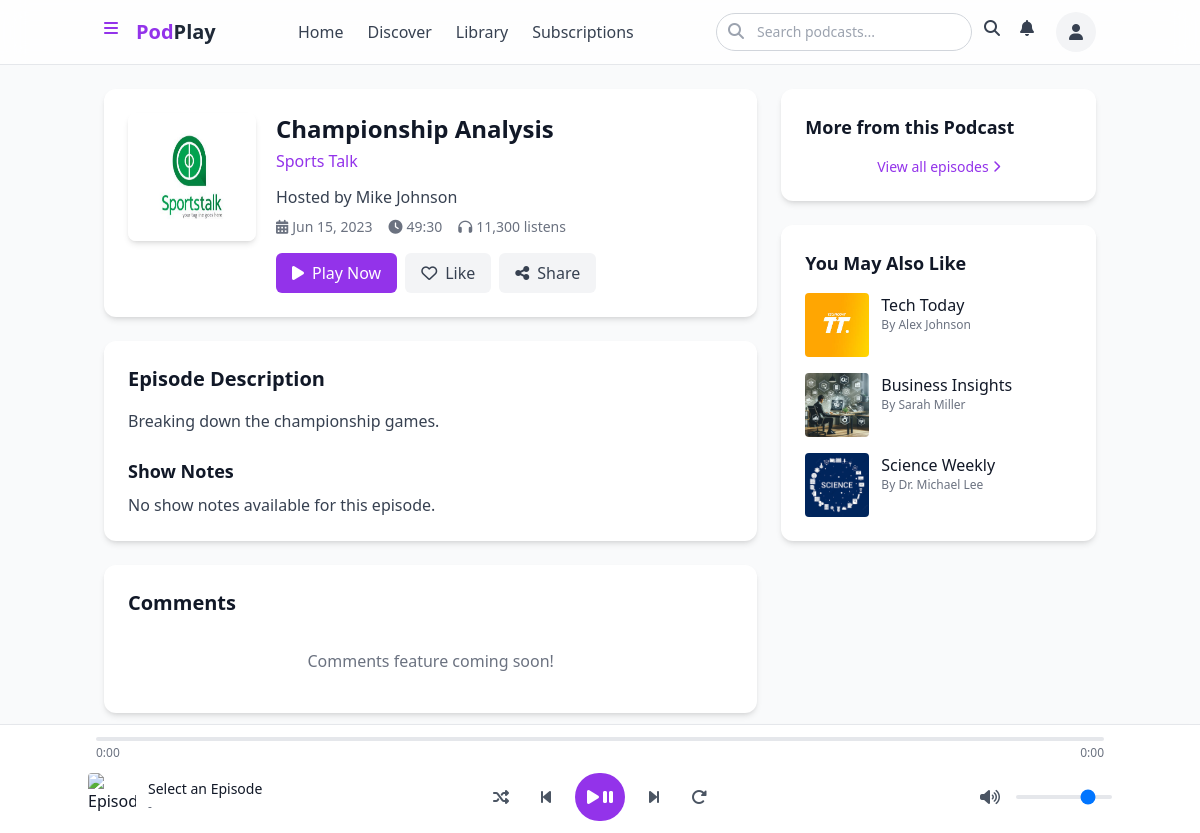
The page /index.php?page=listen&id=12 (signed in) on the database its author committed.
### tables this page shows
CREATE TABLE IF NOT EXISTS episodes (
    id INT AUTO_INCREMENT PRIMARY KEY,
    podcast_id INT NOT NULL,
    title VARCHAR(100) NOT NULL,
    description TEXT NOT NULL,
    audio_file VARCHAR(100) NOT NULL,
    duration VARCHAR(10) NOT NULL,
    release_date DATE NOT NULL,
    listens INT DEFAULT 0,
    show_notes TEXT,
    created_at DATETIME DEFAULT CURRENT_TIMESTAMP,
    updated_at DATETIME DEFAULT CURRENT_TIMESTAMP ON UPDATE CURRENT_TIMESTAMP,
    FOREIGN KEY (podcast_id) REFERENCES podcasts(id) ON DELETE CASCADE
);

CREATE TABLE IF NOT EXISTS podcasts (
    id INT AUTO_INCREMENT PRIMARY KEY,
    title VARCHAR(100) NOT NULL,
    description TEXT NOT NULL,
    host VARCHAR(100) NOT NULL,
    cover_image VARCHAR(100) NOT NULL,
    category VARCHAR(50) NOT NULL,
    is_featured BOOLEAN DEFAULT 0,
    rating DECIMAL(3,1) DEFAULT 0.0,
    listens INT DEFAULT 0,
    episode_count INT DEFAULT 0,
    created_at DATETIME DEFAULT CURRENT_TIMESTAMP,
    updated_at DATETIME DEFAULT CURRENT_TIMESTAMP ON UPDATE CURRENT_TIMESTAMP
);

### functions.php (called while the page is built, shortened)
<?php
function getTrendingPodcasts($limit = 4) {
    global $conn;
    $query = "SELECT * FROM podcasts ORDER BY listens DESC LIMIT ?";
    $stmt = mysqli_prepare($conn, $query);
    mysqli_stmt_bind_param($stmt, "i", $limit);
    mysqli_stmt_execute($stmt);
    $result = mysqli_stmt_get_result($stmt);
    $podcasts = [];
    while($row = mysqli_fetch_assoc($result)) {
        $podcasts[] = $row;
    }
    return $podcasts;
}
function isEpisodeLiked($user_id, $episode_id) {
    global $conn;
    $query = "SELECT * FROM likes WHERE user_id = ? AND episode_id = ?";
    $stmt = mysqli_prepare($conn, $query);
    mysqli_stmt_bind_param($stmt, "ii", $user_id, $episode_id);
    mysqli_stmt_execute($stmt);
    $result = mysqli_stmt_get_result($stmt);
    return mysqli_num_rows($result) > 0;
}
function getEpisodeById($id) {
    global $conn;
    $query = "SELECT e.*, p.title as podcast_title, p.host, p.cover_image
              FROM episodes e
              JOIN podcasts p ON e.podcast_id = p.id
              WHERE e.id = ?";
    $stmt = mysqli_prepare($conn, $query);
    mysqli_stmt_bind_param($stmt, "i", $id);
    mysqli_stmt_execute($stmt);
    $result = mysqli_stmt_get_result($stmt);
    if(mysqli_num_rows($result) > 0) {
        return mysqli_fetch_assoc($result);
    }
    return null;
}
?>

### listen.php (the view, shortened to what this page needs)
<?php
$episode_id = $_GET['id'];
$episode = getEpisodeById($episode_id);
$isLiked = false;
if(isset($_SESSION['user_id'])) {
    $isLiked = isEpisodeLiked($_SESSION['user_id'], $episode_id);
}
?>
<div class="grid grid-cols-1 md:grid-cols-3 gap-6">
    <div class="md:col-span-2">
        <div class="bg-white rounded-xl shadow-md overflow-hidden mb-6">
            <div class="p-6">
                <div class="flex flex-col sm:flex-row gap-5">
                    <img src="assets/images/podcasts/<?php echo $episode['cover_image']; ?>" alt="<?php echo $episode['title']; ?>" class="w-32 h-32 rounded-lg shadow-md">
                    <div class="flex-1">
                        <h1 class="text-2xl font-bold mb-1"><?php echo $episode['title']; ?></h1>
                        <a href="index.php?page=podcast&id=<?php echo $episode['podcast_id']; ?>" class="text-purple-600 hover:underline mb-3 inline-block">
                            <?php echo $episode['podcast_title']; ?>
                        </a>
                        <p class="text-gray-700 mb-2">Hosted by <?php echo $episode['host']; ?></p>
                        <div class="flex flex-wrap items-center text-sm text-gray-500 gap-x-4 gap-y-2 mb-4">
                            <span class="flex items-center gap-1">
                                <i class="fas fa-calendar-alt"></i>
                                <?php echo date('M d, Y', strtotime($episode['release_date'])); ?>
                            </span>
                            <span class="flex items-center gap-1">
                                <i class="fas fa-clock"></i>
                                <?php echo $episode['duration']; ?>
                            </span>
                            <span class="flex items-center gap-1">
                                <i class="fas fa-headphones"></i>
                                <?php echo number_format($episode['listens']); ?> listens
                            </span>
                        </div>
                        <div class="flex flex-wrap gap-2">
                            <button id="playNowBtn" class="inline-flex items-center gap-2 bg-purple-600 text-white px-4 py-2 rounded-md hover:bg-purple-700 transition-colors">
                                <i class="fas fa-play"></i> Play Now
                            </button>
                            <form method="post" action="" class="inline">
                                <button
                                    type="submit"
                                    name="toggle_like"
                                    class="inline-flex items-center gap-2 <?php echo $isLiked ? 'bg-red-500 text-white' : 'bg-gray-100 text-gray-700 hover:bg-gray-200'; ?> px-4 py-2 rounded-md transition-colors"
                                >
                                    <i class="<?php echo $isLiked ? 'fas' : 'far'; ?> fa-heart"></i>
                                    <?php echo $isLiked ? 'Liked' : 'Like'; ?>
                                </button>
                            </form>
                            <button class="inline-flex items-center gap-2 bg-gray-100 text-gray-700 px-4 py-2 rounded-md hover:bg-gray-200 transition-colors">
                                <i class="fas fa-share-alt"></i> Share
                            </button>
                        </div>
                    </div>
                </div>
            </div>
        </div>
        <div class="bg-white rounded-xl shadow-md overflow-hidden mb-6">
            <div class="p-6">
                <h2 class="text-xl font-bold mb-4">Episode Description</h2>
                <div class="prose max-w-none text-gray-700">
                    <p><?php echo $episode['description']; ?></p>
                </div>
                <h3 class="text-lg font-bold mt-6 mb-2">Show Notes</h3>
                <div class="prose max-w-none text-gray-700">
                    <?php
                    $show_notes = !empty($episode['show_notes']) ? $episode['show_notes'] : "No show notes available for this episode.";
                    echo $show_notes;
                    ?>
                </div>
            </div>
        </div>
        <div class="bg-white rounded-xl shadow-md overflow-hidden">
            <div class="p-6">
                <h2 class="text-xl font-bold mb-4">Comments</h2>
                <p class="text-gray-500 text-center py-4">Comments feature coming soon!</p>
            </div>
        </div>
    </div>
    <div class="md:col-span-1">
        <div class="bg-white rounded-xl shadow-md overflow-hidden mb-6">
            <div class="p-6">
                <h2 class="text-lg font-bold mb-4">More from this Podcast</h2>
                <a href="index.php?page=podcast&id=<?php echo $episode['podcast_id']; ?>" class="text-purple-600 hover:underline text-sm flex items-center justify-center mt-4">
                    View all episodes <i class="fas fa-chevron-right ml-1 text-xs"></i>
                </a>
            </div>
        </div>
        <div class="bg-white rounded-xl shadow-md overflow-hidden">
            <div class="p-6">
                <h2 class="text-lg font-bold mb-4">You May Also Like</h2>
                <?php
                $similar_podcasts = getTrendingPodcasts(3);
                ?>
                <div class="space-y-4">
                    <?php foreach($similar_podcasts as $similar): ?>
                        <?php if($similar['id'] != $episode['podcast_id']): ?>
                            <div class="flex gap-3">
                                <img src="assets/images/podcasts/<?php echo $similar['cover_image']; ?>" alt="" class="w-16 h-16 rounded">
                                <div class="flex-1">
                                    <h3 class="font-medium text-gray-900"><?php echo $similar['title']; ?></h3>
                                    <p class="text-xs text-gray-500">By <?php echo $similar['host']; ?></p>
                                </div>
                            </div>
                        <?php endif; ?>
                    <?php endforeach; ?>
                </div>
            </div>
        </div>
    </div>
</div>

### rows shown on the page
episodes: podcast.cover_image (picture), title "Championship Analysis", podcast.title "Sports Talk", podcast.host "Mike Johnson", release_date "Jun 15, 2023", duration "49:30", listens "11,300", description "Breaking down the championship games.", show_notes "No show notes available for this episode."
podcasts: cover_image (picture), title "Tech Today", host "Alex Johnson"
podcasts: cover_image (picture), title "Business Insights", host "Sarah Miller"
podcasts: cover_image (picture), title "Science Weekly", host "Dr. Michael Lee"
